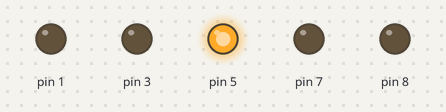
Recording of a sketch running on a simulated Arduino Uno, built with avr-gcc and run on an emulated ATmega328P. Parts: output pins drawn as LEDs (lit = HIGH).

Above: at 1.0 s.
At 5.2 s:
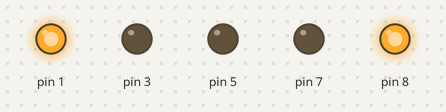
At 7.3 s:
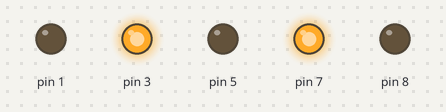
At 10.45 s:
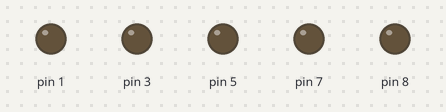
Timing chart, 0 to 10.9 s (numbered marks = the images above):
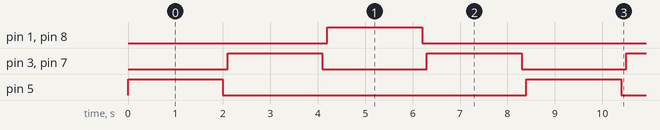

The sketch:

PROJETOLED.ino
```cpp
void setup() {
  // put your setup code here, to run once:
  //verd 8-1
  // amarelo  3-7
  // vermelho 5

pinMode(8,OUTPUT);
pinMode(1,OUTPUT);
pinMode(3,OUTPUT);
pinMode(7,OUTPUT);
pinMode(5,OUTPUT);
}

void loop() {
  // put your main code here, to run repeatedly:
  digitalWrite(5,HIGH);
  delay(2000);
  digitalWrite(5,LOW);
  delay(100);

  digitalWrite(3,HIGH);
  digitalWrite(7,HIGH);
  delay(2000);
  digitalWrite(3,LOW);
  digitalWrite(7,LOW);
  delay(100);

  digitalWrite(8,HIGH);
  digitalWrite(1,HIGH);
  delay(2000);
  digitalWrite(8,LOW);
  digitalWrite(1,LOW);
  delay(100);

// Volta
  digitalWrite(3,HIGH);
  digitalWrite(7,HIGH);
  delay(2000);
  digitalWrite(3,LOW);
  digitalWrite(7,LOW);
  delay(100);

}
```

Measured:
- by itself, pin 1, pin 5, pin 8: alternates HIGH for 2.0 s and LOW for 6.4 s
- by itself, pin 3, pin 7: alternates HIGH for 2.0 s and LOW for 2.2 s
- by itself, everything shown: repeats every 8.4 s, in 8 steps
